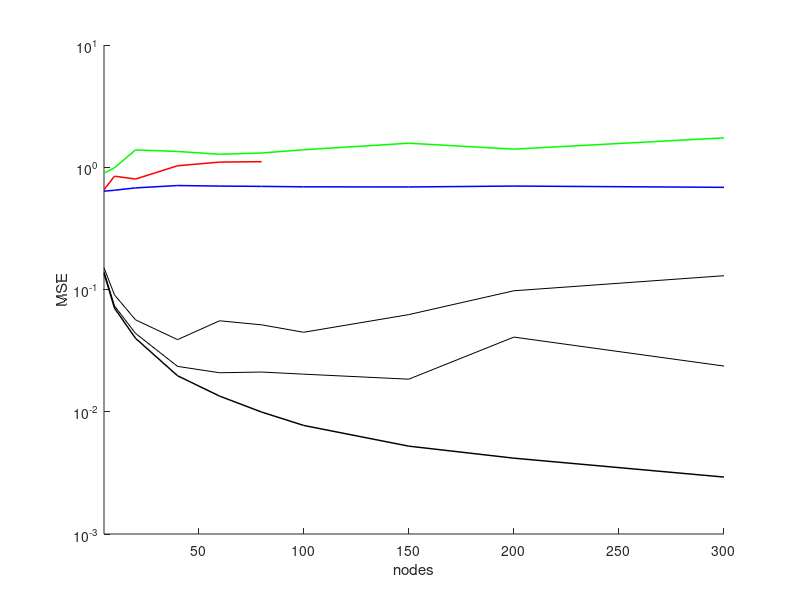
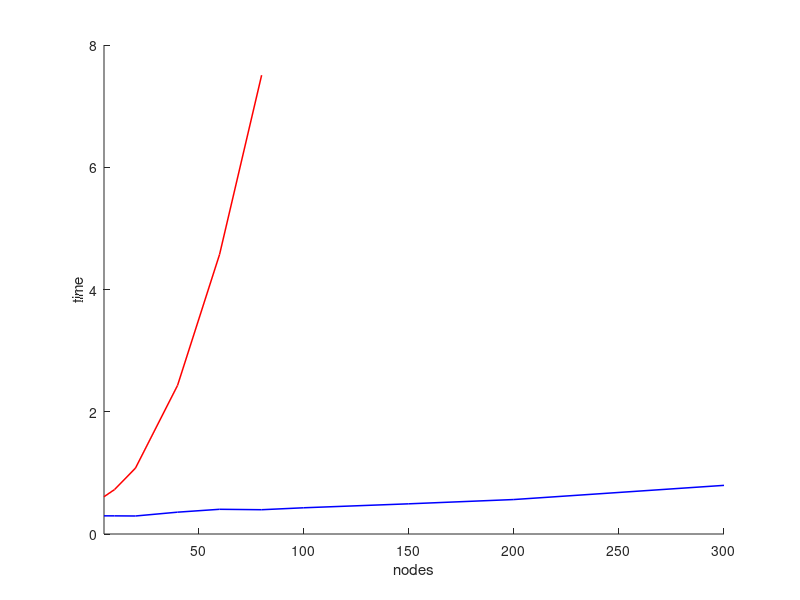
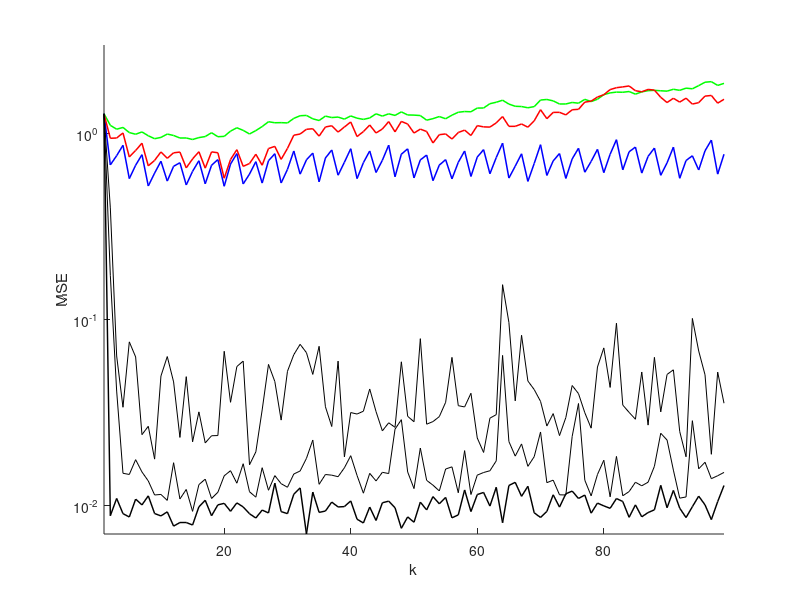

Write MATLAB code to recreate these figures, in order. (Note: this script raises an error after producing the figures.)
load('data/data.mat')
figure(1);
hold on;
plot(Nzs(1:10), nn_mse_over_n(1:10),'color','green','LineWidth',1.1);
plot(Nzs(1:10), tn_mse_over_n(1:10),'color','blue','LineWidth',1.1);
for ii = 1:size(cn_mse_over_n,1)
    plot(Nzs(1:10), cn_mse_over_n(ii,1:10),'color','black','LineWidth',ii*0.35);
end
plot(Nzs(1:6), dn_mse_over_n(1:6),'color','red', 'LineWidth',1.1);
xlim([5,300]);
xlabel('nodes');
ylabel('MSE');
set(gca,'Yscale','log')

figure(2);
hold on;
plot(Nzs(1:6), dn_time_over_n(1:6),'color','red','LineWidth',1.1);
plot(Nzs(1:10), tn_time_over_n(1:10),'color','blue','LineWidth',1.1);
xlim([5,300]);
xlabel('nodes');
ylabel('time');



figure(3);
t = 1:99;
hold on;
plot(t, nn_mse_temp_o(t),'color','green','LineWidth',1.1);
plot(t, tn_mse_temp_o(t),'color','blue','LineWidth',1.1);
plot(t, dn_mse_temp_o(t),'color','red','LineWidth',1.1);
for ii = 1:size(cn_mse_over_n,1)
    plot(t, cn_mse_temp_o(ii,t),'color','black','LineWidth',ii*0.35);
end
xlim([1,99]);
ylim([0,3]);
xlabel('k');
ylabel('MSE');
set(gca,'Yscale','log')


Nz = 100;
A = rand(Nz,Nz);
A = normr(A).^2;
imagesc(A);
colorbar;
set(gca, 'ydir', 'normal' )

